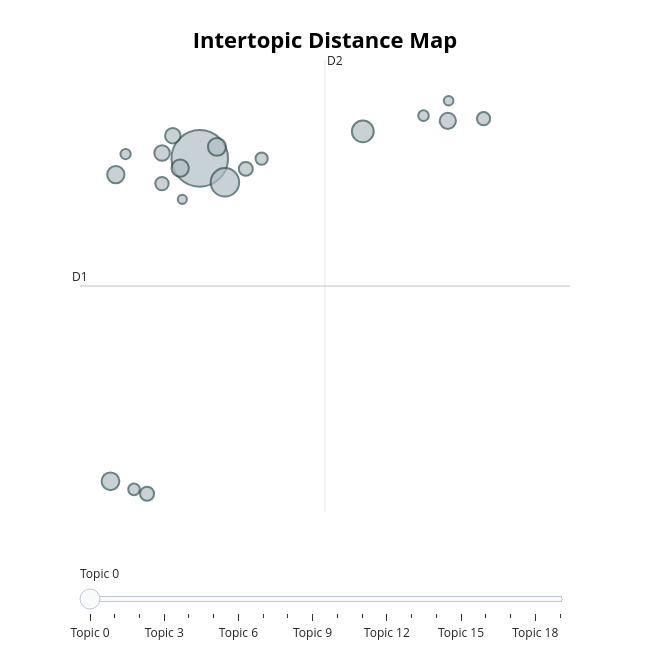

Notebook cell for this chart:
### Code cell
topic_model.visualize_topics()

### Figure 1 — Plotly figure (JSON) as saved in the notebook; plotly's stock layout.template omitted (floating-point values rounded to 4 significant figures)
{"data": [{"customdata": [[0, "bjp | congress | party | seats | elections", 426], [1, "bengal | west bengal | west | mamata | tmc", 108], [2, "gandhi | congress | rahul | party | rahul gandhi", 63], [3, "tamil | nadu | tamil nadu | dmk | aiadmk", 43], [4, "election | eci | commission | election commission | evms", 42], [5, "women | women voters | candidates | cases | voters", 40], [6, "kashmir | jammu | jammu kashmir | union | 370", 40], [7, "modi | election | prime minister | prime | narendra", 35], [8, "bsp | mayawati | dalit | samaj | bahujan", 32], [9, "simultaneous | nation election | simultaneous elections | nation | elections", 32], [10, "trump | biden | president | presidential | donald", 26], [11, "farmers | farm | economy | food | price", 26], [12, "turnout | voter | voter turnout | phase | urban", 24], [13, "sunak | rishi sunak | rishi | conservative | uk", 23], [14, "brs | telangana | rao | rashtra | kcr", 20], [15, "ai | media | social media | election | digital", 18], [16, "pakistan | khan | imran | imran khan | army", 15], [17, "jharkhand | soren | jmm | seats | tribal", 14], [18, "muslims | muslim | indian | india | politics", 12], [19, "temple | ram | ayodhya | ram mandir | mandir", 11]], "hovertemplate": "<b>Topic %{customdata[0]}</b><br>%{customdata[1]}<br>Size: %{customdata[2]}", "legendgroup": "", "marker": {"color": "#B0BEC5", "line": {"color": "DarkSlateGrey", "width": 2}, "size": [426, 108, 63, 43, 42, 40, 40, 35, 32, 32, 26, 26, 24, 23, 20, 18, 15, 14, 12, 11], "sizemode": "area", "sizeref": 0.2662, "symbol": "circle"}, "mode": "markers", "name": "", "orientation": "v", "showlegend": false, "type": "scatter", "x": [3.034, 3.295, 4.726, 3.213, 2.108, 2.831, 2.164, 5.608, 2.643, 2.755, 2.488, 3.512, 2.642, 5.979, 3.676, 2.352, 5.356, 2.265, 5.617, 2.854], "xaxis": "x", "y": [6.51, 5.781, 7.333, 6.861, -3.331, 6.214, 6.016, 7.654, 6.676, 7.202, -3.71, 6.19, 5.741, 7.72, 6.502, -3.575, 7.814, 6.642, 8.268, 5.262], "yaxis": "y"}], "layout": {"annotations": [{"showarrow": false, "text": "D1", "x": 1.792, "y": 2.621, "yshift": 10}, {"showarrow": false, "text": "D2", "x": 4.334, "xshift": 10, "y": 9.508}], "height": 650, "hoverlabel": {"bgcolor": "white", "font": {"family": "Rockwell", "size": 16}}, "legend": {"itemsizing": "constant", "tracegroupgap": 0}, "margin": {"t": 60}, "shapes": [{"line": {"color": "#CFD8DC", "width": 2}, "type": "line", "x0": 4.334, "x1": 4.334, "y0": -4.266, "y1": 9.508}, {"line": {"color": "#9E9E9E", "width": 2}, "type": "line", "x0": 1.792, "x1": 6.876, "y0": 2.621, "y1": 2.621}], "sliders": [{"active": 0, "pad": {"t": 50}, "steps": [{"args": [{"marker.color": [["red", "#B0BEC5", "#B0BEC5", "#B0BEC5", "#B0BEC5", "#B0BEC5", "#B0BEC5", "#B0BEC5", "#B0BEC5", "#B0BEC5", "#B0BEC5", "#B0BEC5", "#B0BEC5", "#B0BEC5", "#B0BEC5", "#B0BEC5", "#B0BEC5", "#B0BEC5", "#B0BEC5", "#B0BEC5"]]}], "label": "Topic 0", "method": "update"}, {"args": [{"marker.color": [["#B0BEC5", "red", "#B0BEC5", "#B0BEC5", "#B0BEC5", "#B0BEC5", "#B0BEC5", "#B0BEC5", "#B0BEC5", "#B0BEC5", "#B0BEC5", "#B0BEC5", "#B0BEC5", "#B0BEC5", "#B0BEC5", "#B0BEC5", "#B0BEC5", "#B0BEC5", "#B0BEC5", "#B0BEC5"]]}], "label": "Topic 1", "method": "update"}, {"args": [{"marker.color": [["#B0BEC5", "#B0BEC5", "red", "#B0BEC5", "#B0BEC5", "#B0BEC5", "#B0BEC5", "#B0BEC5", "#B0BEC5", "#B0BEC5", "#B0BEC5", "#B0BEC5", "#B0BEC5", "#B0BEC5", "#B0BEC5", "#B0BEC5", "#B0BEC5", "#B0BEC5", "#B0BEC5", "#B0BEC5"]]}], "label": "Topic 2", "method": "update"}, {"args": [{"marker.color": [["#B0BEC5", "#B0BEC5", "#B0BEC5", "red", "#B0BEC5", "#B0BEC5", "#B0BEC5", "#B0BEC5", "#B0BEC5", "#B0BEC5", "#B0BEC5", "#B0BEC5", "#B0BEC5", "#B0BEC5", "#B0BEC5", "#B0BEC5", "#B0BEC5", "#B0BEC5", "#B0BEC5", "#B0BEC5"]]}], "label": "Topic 3", "method": "update"}, {"args": [{"marker.color": [["#B0BEC5", "#B0BEC5", "#B0BEC5", "#B0BEC5", "red", "#B0BEC5", "#B0BEC5", "#B0BEC5", "#B0BEC5", "#B0BEC5", "#B0BEC5", "#B0BEC5", "#B0BEC5", "#B0BEC5", "#B0BEC5", "#B0BEC5", "#B0BEC5", "#B0BEC5", "#B0BEC5", "#B0BEC5"]]}], "label": "Topic 4", "method": "update"}, {"args": [{"marker.color": [["#B0BEC5", "#B0BEC5", "#B0BEC5", "#B0BEC5", "#B0BEC5", "red", "#B0BEC5", "#B0BEC5", "#B0BEC5", "#B0BEC5", "#B0BEC5", "#B0BEC5", "#B0BEC5", "#B0BEC5", "#B0BEC5", "#B0BEC5", "#B0BEC5", "#B0BEC5", "#B0BEC5", "#B0BEC5"]]}], "label": "Topic 5", "method": "update"}, {"args": [{"marker.color": [["#B0BEC5", "#B0BEC5", "#B0BEC5", "#B0BEC5", "#B0BEC5", "#B0BEC5", "red", "#B0BEC5", "#B0BEC5", "#B0BEC5", "#B0BEC5", "#B0BEC5", "#B0BEC5", "#B0BEC5", "#B0BEC5", "#B0BEC5", "#B0BEC5", "#B0BEC5", "#B0BEC5", "#B0BEC5"]]}], "label": "Topic 6", "method": "update"}, {"args": [{"marker.color": [["#B0BEC5", "#B0BEC5", "#B0BEC5", "#B0BEC5", "#B0BEC5", "#B0BEC5", "#B0BEC5", "red", "#B0BEC5", "#B0BEC5", "#B0BEC5", "#B0BEC5", "#B0BEC5", "#B0BEC5", "#B0BEC5", "#B0BEC5", "#B0BEC5", "#B0BEC5", "#B0BEC5", "#B0BEC5"]]}], "label": "Topic 7", "method": "update"}, {"args": [{"marker.color": [["#B0BEC5", "#B0BEC5", "#B0BEC5", "#B0BEC5", "#B0BEC5", "#B0BEC5", "#B0BEC5", "#B0BEC5", "red", "#B0BEC5", "#B0BEC5", "#B0BEC5", "#B0BEC5", "#B0BEC5", "#B0BEC5", "#B0BEC5", "#B0BEC5", "#B0BEC5", "#B0BEC5", "#B0BEC5"]]}], "label": "Topic 8", "method": "update"}, {"args": [{"marker.color": [["#B0BEC5", "#B0BEC5", "#B0BEC5", "#B0BEC5", "#B0BEC5", "#B0BEC5", "#B0BEC5", "#B0BEC5", "#B0BEC5", "red", "#B0BEC5", "#B0BEC5", "#B0BEC5", "#B0BEC5", "#B0BEC5", "#B0BEC5", "#B0BEC5", "#B0BEC5", "#B0BEC5", "#B0BEC5"]]}], "label": "Topic 9", "method": "update"}, {"args": [{"marker.color": [["#B0BEC5", "#B0BEC5", "#B0BEC5", "#B0BEC5", "#B0BEC5", "#B0BEC5", "#B0BEC5", "#B0BEC5", "#B0BEC5", "#B0BEC5", "red", "#B0BEC5", "#B0BEC5", "#B0BEC5", "#B0BEC5", "#B0BEC5", "#B0BEC5", "#B0BEC5", "#B0BEC5", "#B0BEC5"]]}], "label": "Topic 10", "method": "update"}, {"args": [{"marker.color": [["#B0BEC5", "#B0BEC5", "#B0BEC5", "#B0BEC5", "#B0BEC5", "#B0BEC5", "#B0BEC5", "#B0BEC5", "#B0BEC5", "#B0BEC5", "#B0BEC5", "red", "#B0BEC5", "#B0BEC5", "#B0BEC5", "#B0BEC5", "#B0BEC5", "#B0BEC5", "#B0BEC5", "#B0BEC5"]]}], "label": "Topic 11", "method": "update"}, {"args": [{"marker.color": [["#B0BEC5", "#B0BEC5", "#B0BEC5", "#B0BEC5", "#B0BEC5", "#B0BEC5", "#B0BEC5", "#B0BEC5", "#B0BEC5", "#B0BEC5", "#B0BEC5", "#B0BEC5", "red", "#B0BEC5", "#B0BEC5", "#B0BEC5", "#B0BEC5", "#B0BEC5", "#B0BEC5", "#B0BEC5"]]}], "label": "Topic 12", "method": "update"}, {"args": [{"marker.color": [["#B0BEC5", "#B0BEC5", "#B0BEC5", "#B0BEC5", "#B0BEC5", "#B0BEC5", "#B0BEC5", "#B0BEC5", "#B0BEC5", "#B0BEC5", "#B0BEC5", "#B0BEC5", "#B0BEC5", "red", "#B0BEC5", "#B0BEC5", "#B0BEC5", "#B0BEC5", "#B0BEC5", "#B0BEC5"]]}], "label": "Topic 13", "method": "update"}, {"args": [{"marker.color": [["#B0BEC5", "#B0BEC5", "#B0BEC5", "#B0BEC5", "#B0BEC5", "#B0BEC5", "#B0BEC5", "#B0BEC5", "#B0BEC5", "#B0BEC5", "#B0BEC5", "#B0BEC5", "#B0BEC5", "#B0BEC5", "red", "#B0BEC5", "#B0BEC5", "#B0BEC5", "#B0BEC5", "#B0BEC5"]]}], "label": "Topic 14", "method": "update"}, {"args": [{"marker.color": [["#B0BEC5", "#B0BEC5", "#B0BEC5", "#B0BEC5", "#B0BEC5", "#B0BEC5", "#B0BEC5", "#B0BEC5", "#B0BEC5", "#B0BEC5", "#B0BEC5", "#B0BEC5", "#B0BEC5", "#B0BEC5", "#B0BEC5", "red", "#B0BEC5", "#B0BEC5", "#B0BEC5", "#B0BEC5"]]}], "label": "Topic 15", "method": "update"}, {"args": [{"marker.color": [["#B0BEC5", "#B0BEC5", "#B0BEC5", "#B0BEC5", "#B0BEC5", "#B0BEC5", "#B0BEC5", "#B0BEC5", "#B0BEC5", "#B0BEC5", "#B0BEC5", "#B0BEC5", "#B0BEC5", "#B0BEC5", "#B0BEC5", "#B0BEC5", "red", "#B0BEC5", "#B0BEC5", "#B0BEC5"]]}], "label": "Topic 16", "method": "update"}, {"args": [{"marker.color": [["#B0BEC5", "#B0BEC5", "#B0BEC5", "#B0BEC5", "#B0BEC5", "#B0BEC5", "#B0BEC5", "#B0BEC5", "#B0BEC5", "#B0BEC5", "#B0BEC5", "#B0BEC5", "#B0BEC5", "#B0BEC5", "#B0BEC5", "#B0BEC5", "#B0BEC5", "red", "#B0BEC5", "#B0BEC5"]]}], "label": "Topic 17", "method": "update"}, {"args": [{"marker.color": [["#B0BEC5", "#B0BEC5", "#B0BEC5", "#B0BEC5", "#B0BEC5", "#B0BEC5", "#B0BEC5", "#B0BEC5", "#B0BEC5", "#B0BEC5", "#B0BEC5", "#B0BEC5", "#B0BEC5", "#B0BEC5", "#B0BEC5", "#B0BEC5", "#B0BEC5", "#B0BEC5", "red", "#B0BEC5"]]}], "label": "Topic 18", "method": "update"}, {"args": [{"marker.color": [["#B0BEC5", "#B0BEC5", "#B0BEC5", "#B0BEC5", "#B0BEC5", "#B0BEC5", "#B0BEC5", "#B0BEC5", "#B0BEC5", "#B0BEC5", "#B0BEC5", "#B0BEC5", "#B0BEC5", "#B0BEC5", "#B0BEC5", "#B0BEC5", "#B0BEC5", "#B0BEC5", "#B0BEC5", "red"]]}], "label": "Topic 19", "method": "update"}]}], "title": {"font": {"color": "Black", "size": 22}, "text": "<b>Intertopic Distance Map</b>", "x": 0.5, "xanchor": "center", "y": 0.95, "yanchor": "top"}, "width": 650, "xaxis": {"anchor": "y", "domain": [0, 1], "range": [1.792, 6.876], "title": {"text": ""}, "visible": false}, "yaxis": {"anchor": "x", "domain": [0, 1], "range": [-4.266, 9.508], "title": {"text": ""}, "visible": false}}}
